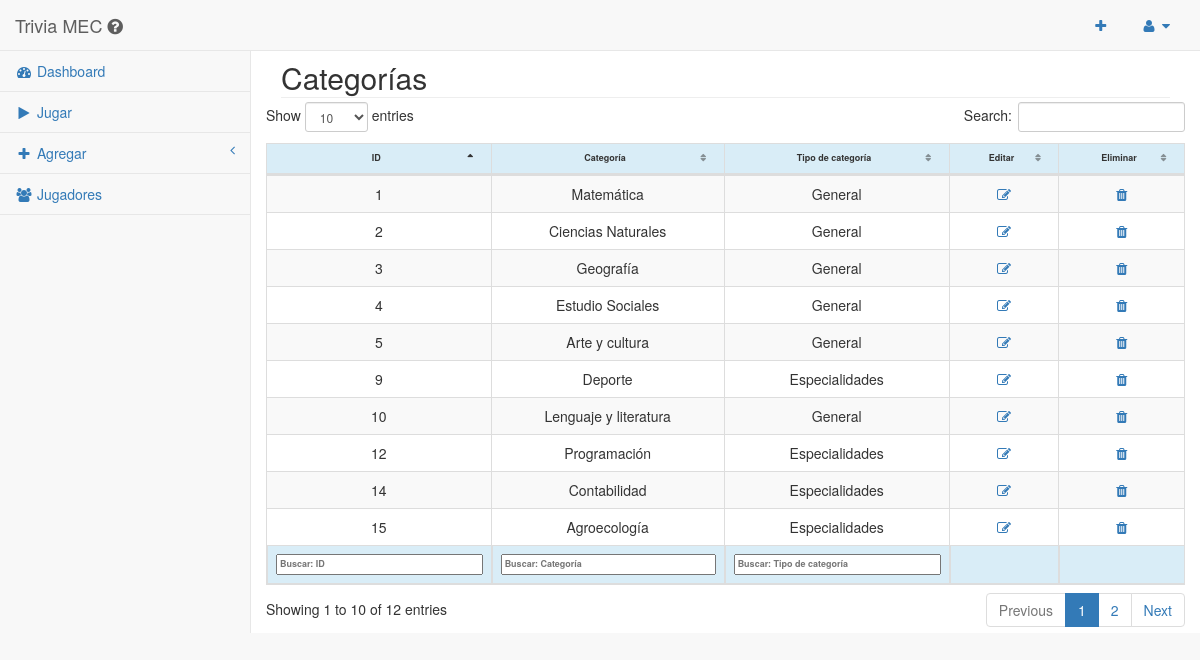
/themes/pages/view-categories.php (signed in), run on the app's committed database.
### tables this page shows
CREATE TABLE `mec_categories` (
  `id` int(11) NOT NULL,
  `description` varchar(30) DEFAULT NULL,
  `id_type_category` int(11) NOT NULL,
  `datatime` timestamp NOT NULL DEFAULT CURRENT_TIMESTAMP
);

### settings.php (called while the page is built, shortened)
<?php
if (isset($_SESSION['is_login']) && !empty($_SESSION['is_login'])) {
	$is_session_log = true;
	$ss_in = $_SESSION['is_login'];
}else{
	$is_session_log = false;
}
?>

### connection/db_class.php (called while the page is built, shortened)
<?php
class queries_db{
  function selects($conn, $sql){
    $return_d = "";
    try {
      $data = $conn->query(trim($sql));
      if ($data) {
        $data->setFetchMode(PDO::FETCH_ASSOC);
        $return_d = $data->fetchAll();
      }else{
        $error = $conn->errorInfo();
        echo "Query error: ".$GLOBALS['gene']->createLog($_SERVER['SCRIPT_NAME'],"Error code SQLSTATE: ".$error[0].".\n--Driver-specific error code: ".$error[1].".\n--Error message: ".$error[2]);
      }
    }catch (Exception $exc) {
      $GLOBALS['gene']->createLog($_SERVER['SCRIPT_NAME'],"SQL: ".$sql." PHP: ".$exc->getMessage());
      return $GLOBALS['gene']->message_all(0,"","The data could not be consulted.");
    }
    return $return_d;
  }
}
?>

### modules/generate_tables/generate_tables.php (the view, shortened to what this page needs)
<?php
class generate_tables
{
	function print_table($obj,$form,$style,$edit,$id_table,$tr_class){
	    if ($obj != NULL) {
	      if (is_array($obj)) {
	        $tabla = "<table width=\"100%\" class=\"$style\" id=\"".$id_table."\">";
	        $tabla .= "<thead><tr class='".$tr_class."'>";
	        $indice = array();
	        foreach (array_keys($obj[0]) as $value) {
	          array_push($indice, $value);
	          $tabla .= "<th class=\"text-center\">";
	          $tabla .= $value;
	          $tabla .= "</th>";
	        }
	        if($edit == 1){
	          $tabla .= "<th class=\"text-center\">Editar</th><th class=\"text-center\">Eliminar</th>";
	        }elseif($edit == 2){
	        	$tabla .= "<th class=\"text-center\">Editar</th>";
	        }
	        $tabla .= "</tr></thead>";
	        $tabla .= "<tfoot><tr class='".$tr_class."'>";
	        foreach ($indice as $value){
	        	$tabla .= "<th>";
	          	$tabla .= $value;
	          	$tabla .= "</th>";
	        }
	        if($edit == 1){
	        	$tabla .= "<td></td>";
	        	$tabla .= "<td></td>";
	        }elseif($edit == 2){
	        	$tabla .= "<td></td>";
	        }
	        $tabla .= "</tr></tfoot>";
	        $tabla .= "<tbody>";
	        foreach ($obj as $datos) {
	        	$tabla .= "<tr>";
		        foreach ($datos as $registro) {
		            $tabla .= "<td class=\"text-center\">";
		            $tabla .= $registro;
		            $tabla .="</td>";
		        }
		        if($edit == 1){
		            $tabla .= "<td class=\"text-center\"><a href=\"edit-".strtolower($form)."?e=".$datos[$indice[0]]."\"><i class=\"fa fa-pencil-square-o\" aria-hidden=\"true\"></i></a></td>";
		            $tabla .= "<td class=\"text-center\"><a href=\"#\" id=\"".$datos[$indice[0]]."\" class=\"delete-link\"><i class=\"fa fa-trash\" aria-hidden=\"true\"></i></a></td>";
		        }elseif ($edit == 2) {
		        	$tabla .= "<td class=\"text-center\"><a href=\"edit-".strtolower($form)."?e=".$datos[$indice[0]]."\"><i class=\"fa fa-pencil-square-o\" aria-hidden=\"true\"></i></a></td>";
		        }
		        $tabla .="</tr>";
		    }
	        $tabla .="</tbody></table>";
	      }else{
	        $tabla = "Debe pasarse un arreglo como parámetro";
	      }
	    }else {
	      $tabla = "No hay registros que mostrar";
	    }
	    return $tabla;
	}
	function table_desing($link){
		$html=null;
		switch ($link) {
			case 'head':
				$html = "\n<link href=\"themes/default-core/vendor/datatables-plugins/dataTables.bootstrap.css\" rel=\"stylesheet\">\n";
				$html .= "\n<link href=\"themes/default-core/vendor/datatables-responsive/dataTables.responsive.css\" rel=\"stylesheet\">";
			break;
			case 'foot':
				$html = "\n<script src=\"themes/default-core/vendor/datatables/js/jquery.dataTables.min.js\"></script>\n";
				$html .= "<script src=\"themes/default-core/vendor/datatables-plugins/dataTables.bootstrap.min.js\"></script>\n";
				$html .= "<script src=\"themes/default-core/vendor/datatables-plugins/dataTables.colResize.js\"></script>\n";
				$html .= "<script src=\"themes/default-core/vendor/datatables-responsive/dataTables.responsive.js\"></script>";
			break;
		}
		return $html;
	}
}
?>

### themes/pages/view-categories.php (shortened to what this page needs)
<?php
require_once(MODULES."/generate_tables/generate_tables.php");
require_once(CONNECTION."/db_class.php");
require_once('../../settings.php');
if($is_session_log):
$conn = new connection();
$sql_q = new queries_db();
$table_g = new generate_tables();
?>
<!DOCTYPE html>
<html lang="es">
<head>
    <?php
    require_once('../includes/header-link.php');
    $option="<li><a title=\"Nueva categoría\" href=\"add-categories\"><i class=\"fa fa-plus\" aria-hidden=\"true\"></i></a></li>";
    ?>
</head>
<body>
    <div id="wrapper">
       <?php require_once('../includes/navbar-default.php');?>
       <div id="page-wrapper">
            <div class="row">
                <div class="col-lg-12">
                    <h2 class="page-header">Categorías</h2>
                </div>
            </div>
            <div class="row">
               <?php
                $sql = "SELECT ct.id AS 'ID',ct.description AS 'Categoría',tc.description AS 'Tipo de categoría' FROM mec_categories AS ct INNER JOIN mec_type_categories AS tc ON ct.id_type_category=tc.id";
                $data = $sql_q->selects($conn, $sql);
                if ($ss_in[3]<>2) {
                    $type=1;
                }elseif ($ss_in[3]==1) {
                    $type=2;
                }
                print $table_g->print_table($data,"categories","table table-striped table-bordered table-hover",$type,"dataTable1","info font");
               ?>
            </div>
        </div>
    </div>
</body>
</html>
<?php
else:
    header("Location: session");
endif;
?>

### themes/includes/header-link.php
<link href="themes/default-core/vendor/bootstrap/css/bootstrap.min.css" rel="stylesheet" type="text/css">
<link href="themes/default-core/vendor/metisMenu/metisMenu.min.css" rel="stylesheet" type="text/css">
<?php
if (isset($table_g)) {
	print $table_g->table_desing("head");
}
?>
<link href="themes/default-core/dist/css/sb-admin-2.min.css" rel="stylesheet" type="text/css">
<link href="themes/default-core/vendor/font-awesome/css/font-awesome.min.css" rel="stylesheet" type="text/css">

### themes/includes/navbar-default.php (shortened to what this page needs)
<nav class="navbar navbar-default navbar-static-top" role="navigation" style="margin-bottom: 0;">
    <div class="navbar-header">
        <a class="navbar-brand" href="home">Trivia MEC <i class="fa fa-question-circle"></i></a>
    </div>
    <ul class="nav navbar-top-links navbar-right">
        <?php
        if (isset($option)) {
            print $option;
        }
        ?>
        <li class="dropdown">
            <a class="dropdown-toggle" data-toggle="dropdown" href="#">
                <i class="fa fa-user fa-fw"></i> <i class="fa fa-caret-down"></i>
            </a>
               </li>
            </ul>
    <div class="navbar-default sidebar" role="navigation">
        <div class="sidebar-nav navbar-collapse">
            <ul class="nav" id="side-menu">
                <li>
                    <a href="home"><i class="fa fa-dashboard fa-fw"></i> Dashboard</a>
                </li>
                <li>
                    <a href="index.php"><i class="fa fa-play fa-fw"></i> Jugar</a>
                </li>
                <li>
                    <a href="#"><i class="fa fa-plus fa-fw"></i> Agregar<span class="fa arrow"></span></a>
                </li>
                <li>
                    <a href="view-gamers"><i class="fa fa-users fa-fw"></i> Jugadores</a>
                </li>
            </ul>
        </div>
    </div>
</nav>

### themes/pages/view-categories.php (style rules this page uses)
.font { font-size:9px; }

### data on the page
mec_categories: value "1", value "Matemática", value "General"
mec_categories: value "2", value "Ciencias Naturales", value "General"
mec_categories: value "3", value "Geografía", value "General"
mec_categories: value "4", value "Estudio Sociales", value "General"
mec_categories: value "5", value "Arte y cultura", value "General"
mec_categories: value "9", value "Deporte", value "Especialidades"
mec_categories: value "10", value "Lenguaje y literatura", value "General"
mec_categories: value "12", value "Programación", value "Especialidades"
mec_categories: value "14", value "Contabilidad", value "Especialidades"
mec_categories: value "15", value "Agroecología", value "Especialidades"
